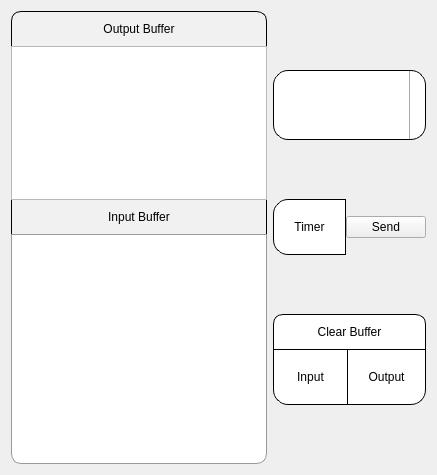
      <widget class="QWidget" name="uart_page">
       <layout class="QVBoxLayout" name="verticalLayout_13">
        <item>
         <layout class="QHBoxLayout" name="horizontalLayout_22" stretch="8,2">
          <property name="leftMargin">
           <number>0</number>
          </property>
          <property name="topMargin">
           <number>0</number>
          </property>
          <property name="rightMargin">
           <number>0</number>
          </property>
          <property name="bottomMargin">
           <number>0</number>
          </property>
          <item>
           <layout class="QVBoxLayout" name="verticalLayout_11" stretch="0,2,0,3">
            <property name="spacing">
             <number>0</number>
            </property>
            <property name="bottomMargin">
             <number>0</number>
            </property>
            <item>
             <widget class="QLabel" name="label_7">
              <property name="styleSheet">
               <string notr="true">QLabel {
	background-color: rgb(241, 241, 241);
	color:black;
	padding:10px;
	border-top:1px solid black;
	border-left:1px solid black;
	border-right:1px solid black;
	border-top-left-radius: 10px;
	border-top-right-radius: 10px;
	font: 18pt &quot;Segoe UI&quot;;
}</string>
              </property>
              <property name="text">
               <string>Output Buffer</string>
              </property>
              <property name="alignment">
               <set>Qt::AlignCenter</set>
              </property>
             </widget>
            </item>
            <item>
             <widget class="QPlainTextEdit" name="txt_output_buffer">
              <property name="font">
               <font>
                <family>Segoe UI</family>
                <pointsize>20</pointsize>
               </font>
              </property>
              <property name="plainText">
               <string/>
              </property>
             </widget>
            </item>
            <item>
             <widget class="QLabel" name="label_8">
              <property name="styleSheet">
               <string notr="true">QLabel {
	background-color: rgb(241, 241, 241);
	color:black;
	padding:10px;
	border-left:1px solid black;
	border-right:1px solid black;
	font: 18pt &quot;Segoe UI&quot;;
}</string>
              </property>
              <property name="text">
               <string>Input Buffer</string>
              </property>
              <property name="alignment">
               <set>Qt::AlignCenter</set>
              </property>
             </widget>
            </item>
            <item>
             <widget class="QPlainTextEdit" name="txt_input_buffer">
              <property name="font">
               <font>
                <family>Segoe UI</family>
                <pointsize>20</pointsize>
               </font>
              </property>
              <property name="styleSheet">
               <string notr="true">QPlainTextEdit {
	border-bottom-left-radius: 10px;
	border-bottom-right-radius: 10px;
	border:1px;
	border-style:solid;
	border-color:#999;	
	background-color: white;
}

</string>
              </property>
              <property name="readOnly">
               <bool>true</bool>
              </property>
             </widget>
            </item>
           </layout>
          </item>
          <item>
           <layout class="QVBoxLayout" name="verticalLayout_18" stretch="0,1,0,0,0,0,0,0">
            <property name="spacing">
             <number>0</number>
            </property>
            <property name="leftMargin">
             <number>0</number>
            </property>
            <property name="bottomMargin">
             <number>0</number>
            </property>
            <item>
             <spacer name="verticalSpacer_27">
              <property name="orientation">
               <enum>Qt::Vertical</enum>
              </property>
              <property name="sizeHint" stdset="0">
               <size>
                <width>20</width>
                <height>40</height>
               </size>
              </property>
             </spacer>
            </item>
            <item>
             <widget class="QComboBox" name="cmb_uarts">
              <property name="font">
               <font>
                <pointsize>17</pointsize>
               </font>
              </property>
              <property name="styleSheet">
               <string notr="true">QComboBox {
    border: 1px solid black;
    border-radius: 15px;
    padding: 20px;

}

QComboBox::drop-down {
    subcontrol-origin: padding;
    subcontrol-position: top right;
    width: 15px;

    border-left-width: 1px;
    border-left-color: darkgray;
    border-left-style: solid; /* just a single line */
    border-top-right-radius: 3px; /* same radius as the QComboBox */
    border-bottom-right-radius: 3px;
}

</string>
              </property>
              <property name="editable">
               <bool>false</bool>
              </property>
             </widget>
            </item>
            <item>
             <spacer name="verticalSpacer_26">
              <property name="orientation">
               <enum>Qt::Vertical</enum>
              </property>
              <property name="sizeHint" stdset="0">
               <size>
                <width>20</width>
                <height>40</height>
               </size>
              </property>
             </spacer>
            </item>
            <item>
             <widget class="QFrame" name="frame">
              <property name="styleSheet">
               <string notr="true">QPushButton[objectName^=&quot;btn_uart_send&quot;] {
	border-top-right-radius: 15px;
	border-bottom-right-radius: 15px;
	border-top:1px solid black;
	border-right:1px solid black;
	border-bottom:1px solid black;
	font: 18pt &quot;Segoe UI&quot;;
	padding:20px;
	background-color: white;
}
QPushButton:pressed {
	background-color: rgb(0, 170, 255);
	color:white;
}</string>
              </property>
              <layout class="QHBoxLayout" name="horizontalLayout_25" stretch="1,3">
               <property name="spacing">
                <number>0</number>
               </property>
               <property name="leftMargin">
                <number>0</number>
               </property>
               <property name="topMargin">
                <number>0</number>
               </property>
               <property name="rightMargin">
                <number>0</number>
               </property>
               <property name="bottomMargin">
                <number>0</number>
               </property>
               <item>
                <widget class="QPushButton" name="btn_uart_continuous">
                 <property name="styleSheet">
                  <string notr="true">QPushButton {
	border-top-left-radius: 15px;
	border-bottom-left-radius: 15px;
	border:1px solid black;
	font: 18pt &quot;Segoe UI&quot;;
	padding:20px;
	background-color: white;
}
QPushButton:checked {
	background-color: rgb(0, 170, 255);
	color:white;
}</string>
                 </property>
                 <property name="text">
                  <string>Timer</string>
                 </property>
                 <property name="iconSize">
                  <size>
                   <width>70</width>
                   <height>71</height>
                  </size>
                 </property>
                 <property name="checkable">
                  <bool>true</bool>
                 </property>
                </widget>
               </item>
               <item>
                <widget class="QPushButton" name="btn_uart_send">
                 <property name="styleSheet">
                  <string notr="true"/>
                 </property>
                 <property name="text">
                  <string>Send</string>
                 </property>
                </widget>
               </item>
              </layout>
             </widget>
            </item>
            <item>
             <spacer name="verticalSpacer_25">
              <property name="orientation">
               <enum>Qt::Vertical</enum>
              </property>
              <property name="sizeHint" stdset="0">
               <size>
                <width>20</width>
                <height>40</height>
               </size>
              </property>
             </spacer>
            </item>
            <item>
             <widget class="QLabel" name="label_9">
              <property name="styleSheet">
               <string notr="true">QLabel {
	background-color: white;
	color:black;
	padding:10px;
	border-top:1px solid black;
	border-left:1px solid black;
	border-right:1px solid black;
	border-top-left-radius: 10px;
	border-top-right-radius: 10px;
	font: 18pt &quot;Segoe UI&quot;;
}</string>
              </property>
              <property name="text">
               <string>Clear Buffer</string>
              </property>
              <property name="alignment">
               <set>Qt::AlignCenter</set>
              </property>
             </widget>
            </item>
            <item>
             <layout class="QHBoxLayout" name="horizontalLayout_23">
              <property name="spacing">
               <number>0</number>
              </property>
              <item>
               <widget class="QPushButton" name="btn_clear_input">
                <property name="styleSheet">
                 <string notr="true">QPushButton {
	border-bottom-left-radius: 15px;
	border-top:1px solid black;
	border-bottom:1px solid black;
	border-left:1px solid black;
	font: 18pt &quot;Segoe UI&quot;;
	padding:20px;
	background-color: white;
}
QPushButton:pressed {
	background-color: rgb(0, 170, 255);
	color:white;
}</string>
                </property>
                <property name="text">
                 <string>Input</string>
                </property>
                <property name="iconSize">
                 <size>
                  <width>70</width>
                  <height>70</height>
                 </size>
                </property>
               </widget>
              </item>
              <item>
               <widget class="QPushButton" name="btn_clear_output">
                <property name="styleSheet">
                 <string notr="true">QPushButton {
	border-bottom-right-radius: 15px;
	border:1px solid black;
	font: 18pt &quot;Segoe UI&quot;;
	padding:20px;
	background-color: white;
}
QPushButton:pressed {
	background-color: rgb(0, 170, 255);
	color:white;
}</string>
                </property>
                <property name="text">
                 <string>Output</string>
                </property>
               </widget>
              </item>
             </layout>
            </item>
            <item>
             <spacer name="verticalSpacer_28">
              <property name="orientation">
               <enum>Qt::Vertical</enum>
              </property>
              <property name="sizeHint" stdset="0">
               <size>
                <width>20</width>
                <height>40</height>
               </size>
              </property>
             </spacer>
            </item>
           </layout>
          </item>
         </layout>
        </item>
       </layout>
      </widget>
